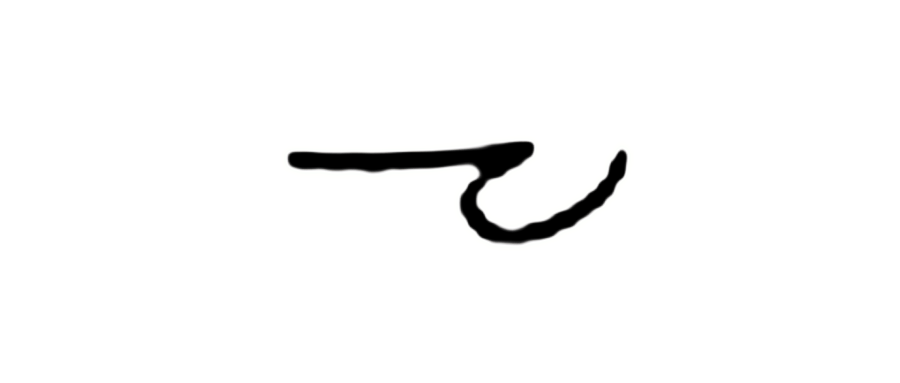
#> input picture backend/atest/shorthand2.png, 900 x 383 px
$ python Slant_Angle.py
#> lines starting #> are read from the running program, lines starting #| are printed output that depends on the picture; after the words box and inside, x2 and y2 are one past the last pixel; in counts of white or black regions, pixels touching at a corner belong together
import base64
from io import BytesIO

import cv2
import matplotlib
import matplotlib.pyplot as plt
import numpy as np

# Use a non-interactive backend suitable for saving figures
matplotlib.use('Agg')


class SlantAngleAnalyzer:
    def __init__(self, image_input, is_base64=False):
        """
        Initializes the detector with an image.

        Args:
            image_input (str): Path to the image file or a base64 encoded string.
            is_base64 (bool): True if image_input is a base64 string; False if it's a file path.
        """
#> called with image_input = '../../atest/shorthand2.png', is_base64 = False
        try:
            if is_base64:
                img_data = base64.b64decode(image_input)
                nparr = np.frombuffer(img_data, np.uint8)
                self.img = cv2.imdecode(nparr, cv2.IMREAD_COLOR)
                if self.img is None:
                    raise ValueError("Error: Could not decode base64 image")
            else:
                self.img = cv2.imread(image_input)
#> self.img is the input picture: shape (383, 900, 3); mean B, G, R 248.8, 248.8, 248.8
                if self.img is None:
                    raise ValueError(f"Error: Could not read image at {image_input}")

            # Ensure we have a grayscale image for processing.
            if len(self.img.shape) == 3 and self.img.shape[2] == 3:
                self.gray_img = cv2.cvtColor(self.img, cv2.COLOR_BGR2GRAY)
            elif len(self.img.shape) == 2:
                self.gray_img = self.img.copy()
                self.img = cv2.cvtColor(self.img, cv2.COLOR_GRAY2BGR)
            else:
                raise ValueError(f"Error: Unexpected image shape {self.img.shape}")
        except Exception as e:
            print(f"Error during image loading/preprocessing: {e}")
            raise

        self.edges = None
        self.hough_lines = None
        self.vertical_slants = []

    def _preprocess_image(self):
        """
        Converts the image to a binary format using Otsu's thresholding.
        """
        # Apply Otsu's thresholding on the grayscale image and invert so text is white.
        _, self.binary_img = cv2.threshold(
            self.gray_img, 0, 255, cv2.THRESH_BINARY_INV + cv2.THRESH_OTSU)
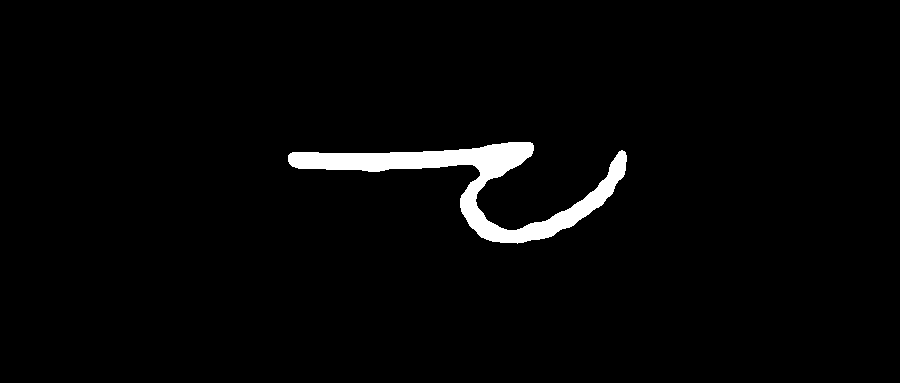
#> self.binary_img: shape (383, 900); 2.4% white; 1 white region, box (x1, y1, x2, y2) and area: (288, 142, 627, 244) 8395

    def _detect_edges(self):
        """
        Uses Canny edge detection to extract edges from the binary image.
        """
        # Use Canny edge detector. Parameters can be tuned based on image quality.
        self.edges = cv2.Canny(self.binary_img, 50, 150)
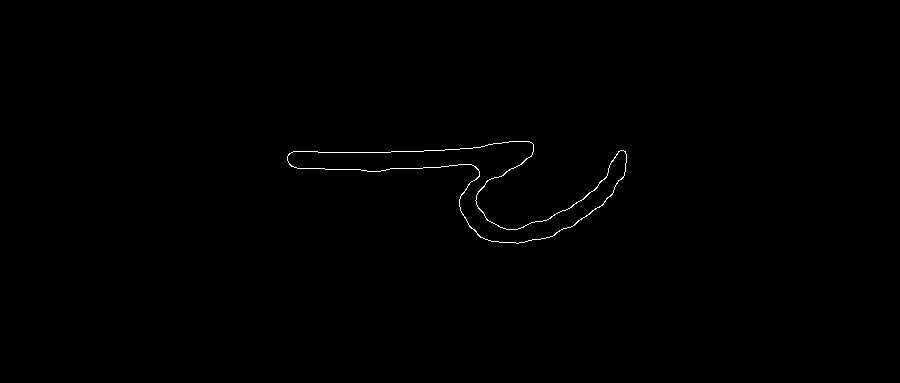
#> self.edges: shape (383, 900); 0.3% white in thin lines or dots, all inside (x1, y1, x2, y2) = (287, 141, 627, 244)

    def _detect_lines(self):
        """
        Detects line segments using the probabilistic Hough Transform.
        """
        # Adjust these parameters based on image scale.
        min_line_length = max(20, self.img.shape[1] // 10)  # e.g., at least 10% of image width
#> min_line_length = 90
        max_line_gap = 5

        # HoughLinesP returns lines in the form [x1, y1, x2, y2]
        self.hough_lines = cv2.HoughLinesP(self.edges,
                                           rho=1,
                                           theta=np.pi / 180,
                                           threshold=50,
                                           minLineLength=min_line_length,
                                           maxLineGap=max_line_gap)
#> self.hough_lines = None

    def _calculate_slant_angles(self):
        """
        Calculates the vertical slant (deviation from 90°) for each detected near-vertical line.

        Returns:
            list: A list of vertical slant angles (positive for rightward, negative for leftward).
        """
        vertical_slants = []
        if self.hough_lines is None:
            return vertical_slants

        for line in self.hough_lines:
            x1, y1, x2, y2 = line[0]
            # Update: Ensure consistent ordering by making the top point first.
            if y1 > y2:
                x1, y1, x2, y2 = x2, y2, x1, y1

            # Calculate angle (in degrees) of the line segment relative to the horizontal axis.
            angle = np.degrees(np.arctan2((y2 - y1), (x2 - x1)))
            if angle < 0:
                angle += 180

            # Focus on near-vertical lines (e.g., between 60° and 120°)
            if 60 <= angle <= 120:
                # Vertical slant: positive means a rightward tilt.
                v_slant = 90 - angle
                vertical_slants.append(v_slant)

        self.vertical_slants = vertical_slants
        return vertical_slants

    def _generate_debug_plots(self, metrics):
        """
        Generates four separate figures for a detailed analysis:
          1. Detected Lines overlay on the original image.
          2. Histogram of vertical slants with mean, median, and threshold lines.
          3. Box plot of vertical slants with a threshold marker.
          4. Cumulative distribution function (CDF) of vertical slants.

        Args:
            metrics (dict): The computed slant metrics.

        Returns:
            list: A list of base64 encoded PNG images for each graph.
        """
        graphs_base64 = []

        # Graph 1: Detected Lines with Hough Transform Overlay
        vis_img = self.img.copy()
        if self.hough_lines is not None:
            for line in self.hough_lines:
                x1, y1, x2, y2 = line[0]
                cv2.line(vis_img, (x1, y1), (x2, y2), (0, 0, 255), 2)
        fig1 = plt.figure(figsize=(8, 6))
        plt.imshow(cv2.cvtColor(vis_img, cv2.COLOR_BGR2RGB))
        plt.title(f"Detected Lines (Total: {metrics['num_lines']})")
        plt.axis('off')
        buf = BytesIO()
        plt.savefig(buf, format='png', bbox_inches='tight')
        buf.seek(0)
        graphs_base64.append(base64.b64encode(buf.getvalue()).decode('utf-8'))
        plt.close(fig1)

        # Graph 2: Histogram of Vertical Slants with Annotations
        fig2 = plt.figure(figsize=(8, 6))
        bins = 20
        plt.hist(self.vertical_slants, bins=bins, color='skyblue', alpha=0.8, edgecolor='black')
        mean_slant = np.mean(self.vertical_slants) if self.vertical_slants else 0
        median_slant = np.median(self.vertical_slants) if self.vertical_slants else 0
        plt.axvline(x=mean_slant, color='r', linestyle='--', linewidth=2, label=f'Mean: {mean_slant:.1f}°')
        plt.axvline(x=median_slant, color='b', linestyle='-', linewidth=2, label=f'Median: {median_slant:.1f}°')
        plt.axvline(x=metrics['italic_threshold'], color='g', linestyle=':', linewidth=2,
                    label=f'Threshold: {metrics["italic_threshold"]}°')
        plt.xlabel("Deviation from Vertical (°)")
        plt.ylabel("Frequency")
        plt.title("Histogram of Vertical Slants")
        plt.legend()
        plt.grid(axis='y', linestyle='--', alpha=0.6)
        buf = BytesIO()
        plt.savefig(buf, format='png', bbox_inches='tight')
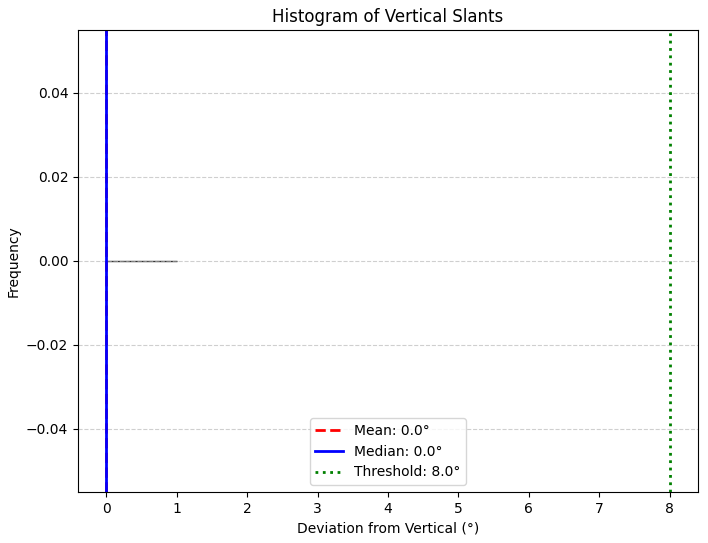
#> figure drawn by matplotlib, 1 panel
        buf.seek(0)
        graphs_base64.append(base64.b64encode(buf.getvalue()).decode('utf-8'))
        plt.close(fig2)

        # Graph 3: Box Plot of Vertical Slants with Threshold Annotation
        fig3 = plt.figure(figsize=(8, 4))
        plt.boxplot(self.vertical_slants, vert=False, showmeans=True, patch_artist=True,
                    boxprops=dict(facecolor='lightblue'),
                    medianprops=dict(color='red', linewidth=2),
                    meanprops=dict(marker='D', markeredgecolor='black', markerfacecolor='red'))
        plt.axvline(x=metrics['italic_threshold'], color='g', linestyle=':', linewidth=2,
                    label=f'Threshold: {metrics["italic_threshold"]}°')
        plt.xlabel("Deviation from Vertical (°)")
        plt.title("Box Plot of Vertical Slants")
        plt.legend(loc='lower right')
        plt.grid(axis='x', linestyle='--', alpha=0.6)
        buf = BytesIO()
        plt.savefig(buf, format='png', bbox_inches='tight')
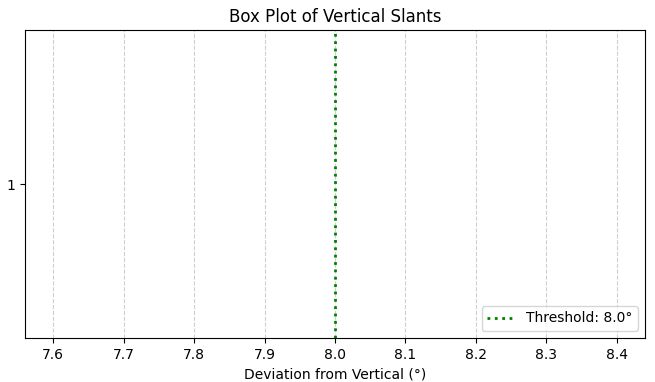
#> figure drawn by matplotlib, 1 panel
        buf.seek(0)
        graphs_base64.append(base64.b64encode(buf.getvalue()).decode('utf-8'))
        plt.close(fig3)

        # Graph 4: Cumulative Distribution Function (CDF) of Vertical Slants
        fig4 = plt.figure(figsize=(8, 6))
        if self.vertical_slants:
            sorted_slants = np.sort(self.vertical_slants)
            cdf = np.arange(1, len(sorted_slants) + 1) / len(sorted_slants)
            plt.plot(sorted_slants, cdf, marker='o', linestyle='-', color='purple')
            plt.axvline(x=mean_slant, color='r', linestyle='--', linewidth=2, label=f'Mean: {mean_slant:.1f}°')
            plt.axvline(x=metrics['italic_threshold'], color='g', linestyle=':', linewidth=2,
                        label=f'Threshold: {metrics["italic_threshold"]}°')
        else:
            plt.text(0.5, 0.5, "No slant data available", horizontalalignment='center', verticalalignment='center')
        plt.xlabel("Deviation from Vertical (°)")
        plt.ylabel("Cumulative Proportion")
        plt.title("Cumulative Distribution of Vertical Slants")
        plt.legend()
        plt.grid(linestyle='--', alpha=0.6)
        buf = BytesIO()
        plt.savefig(buf, format='png', bbox_inches='tight')
        buf.seek(0)
        graphs_base64.append(base64.b64encode(buf.getvalue()).decode('utf-8'))
        plt.close(fig4)

        return graphs_base64

    def _encode_image_to_base64(self, image):
        """
        Encodes a given image to base64.
        """
        _, buffer = cv2.imencode('.png', image)
#> buffer = 2920 values, max 255 at index 803, min 0 at index 8, mean 94.51
        return base64.b64encode(buffer).decode('utf-8')

    def analyze(self, debug=False, italic_threshold=8):
        """
        Performs italic detection by computing the average vertical slant from detected line segments.

        Args:
            debug (bool): If True, generates and returns visualization plots.
            italic_threshold (float): The threshold (in degrees) for the average vertical slant above which
                                      the text is considered italic.

        Returns:
            dict: Contains:
                  'metrics': A dictionary of computed slant metrics.
                  'graphs': A list of base64 encoded PNG strings of the debug plots (if debug=True).
                  'preprocessed_image': Base64 encoded version of the binary (thresholded) image.
        """
        self._preprocess_image()
        self._detect_edges()
        self._detect_lines()
        slants = self._calculate_slant_angles()

        # Compute metrics only if we have valid slant values.
        if slants:
            avg_vertical_slant = float(np.mean(slants))
            slant_std = float(np.std(slants))
            is_italic = abs(avg_vertical_slant) > italic_threshold  # positive indicates rightward slant
            num_lines = len(slants)
        else:
            avg_vertical_slant = 0.0
            slant_std = 0.0
            is_italic = False
            num_lines = 0

        metrics = {
            'vertical_slant': avg_vertical_slant,
            'slant_std': slant_std,
            'num_lines': num_lines,
            'is_italic': is_italic,
            'italic_threshold': float(italic_threshold)
        }

        result = {'metrics': metrics, 'graphs': []}
        if debug:
            result['graphs'] = self._generate_debug_plots(metrics)

        # Return the binary (thresholded) image for reference.
        result['preprocessed_image'] = self._encode_image_to_base64(cv2.cvtColor(self.binary_img, cv2.COLOR_GRAY2BGR))
        return result

if __name__ == "__main__":
    image_path = "../../atest/shorthand2.png"
    italic_detector = SlantAngleAnalyzer(image_path)
    results = italic_detector.analyze(debug=True)
#> results = 3 items
    print(results['metrics'])
#| {'vertical_slant': 0.0, 'slant_std': 0.0, 'num_lines': 0, 'is_italic': False, 'italic_threshold': 8.0}

$ run again, with backend/atest/shorthand3.png copied over backend/atest/shorthand2.png
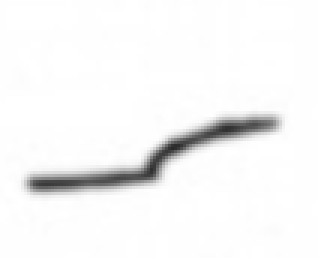
#> input picture backend/atest/shorthand3.png, 106 x 86 px (shown 3 times larger)
#> in __init__, self.img is the input picture: shape (86, 106, 3); min 41, max 255, mean 245.3
#> in _preprocess_image, `_, self.binary_img = cv2.threshold( self.gray_img, 0, 255, cv2.THRESH_..`:
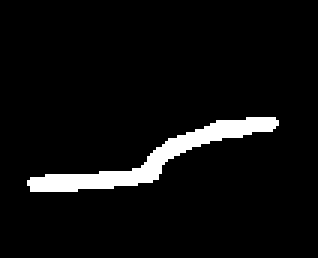
#> self.binary_img: shape (86, 106) (shown 3 times larger); 5.4% white; 1 white region, box (x1, y1, x2, y2) and area: (9, 39, 93, 64) 492
#> in _detect_edges, `self.edges = cv2.Canny(self.binary_img, 50, 150)`:
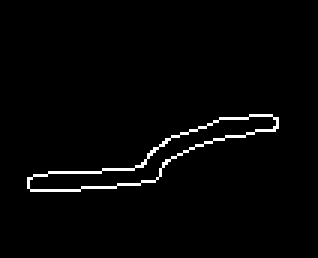
#> self.edges: shape (86, 106) (shown 3 times larger); 2% white in thin lines or dots, all inside (x1, y1, x2, y2) = (9, 38, 93, 64)
#> self.hough_lines = None
#> buffer = 376 values, max 255 at index 211, min 0 at index 8, mean 102.3
#> results = 3 items
#| {'vertical_slant': 0.0, 'slant_std': 0.0, 'num_lines': 0, 'is_italic': False, 'italic_threshold': 8.0}
